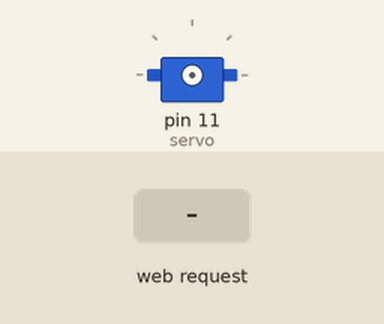
Simulated run of this program. Board: Raspberry Pi (header pin numbers). On the bench: servo. Inputs (shaded band) come from the test bench. Servo angles are drawn from the pulse width (0.5 ms = 0°, 2.5 ms = 180°); the clock reads 2024-03-15 10:24:30 at power-on unless the program sets it; what the program prints to the terminal is not drawn.

Above: at 1.2 s.
1.3 s: HTTP request for /servo/mas received
2.8 s: HTTP request for /servo/menos received
Timing chart, 0 to 5.8 s (numbered marks = the images above; inputs shaded):
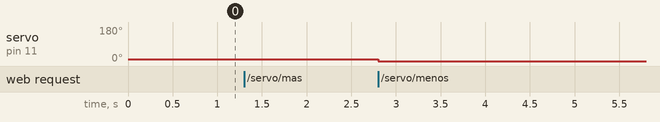

Measured:
- after the input at 2.8 s, servo on pin 11 (servo): 9° → 0° at once

The program:

app.py
```python
import RPi.GPIO as GPIO
import time
import json
import random
from random import random
from flask import Flask, render_template, make_response
import Adafruit_DHT

app = Flask(__name__)
GPIO.setmode(GPIO.BOARD)
GPIO.setwarnings(False)

GPIO.setup(11, GPIO.OUT)
servo = GPIO.PWM(11,50)
servo.start(0)
i = 2

dht = Adafruit_DHT.DHT11

@app.route('/')
def index():

    data = { 'servo': i }
    return render_template('index.html', **data)
@app.route('/<device>/<action>')
def do(device,action):
    if device == "servo":
        actuator=servo
    global i
    if action == "mas" and i<12:
        i=i+1
        actuator.ChangeDutyCycle(i)
        time.sleep(0.3)
        actuator.ChangeDutyCycle(0)
        time.sleep(0.3)
    if action == "menos" and i>2:
        i=i-1
        actuator.ChangeDutyCycle(i)
        time.sleep(0.3)
        actuator.ChangeDutyCycle(0)
        time.sleep(0.3)
    data = { 'servo' : i  }
    return render_template('index.html', **data)

@app.route('/histogram')
def histogram():
    return render_template('histogram.html')

@app.route('/data', methods=["GET","POST"])
def data():
    humedad, temperatura = Adafruit_DHT.read_retry(dht, 23)
    data = [temperatura, humedad]
    response = make_response(json.dumps(data))
    response.content_type = 'application/json'
    return response

if __name__ == '__main__':
    app.run(debug=True, host='0.0.0.0')
```
